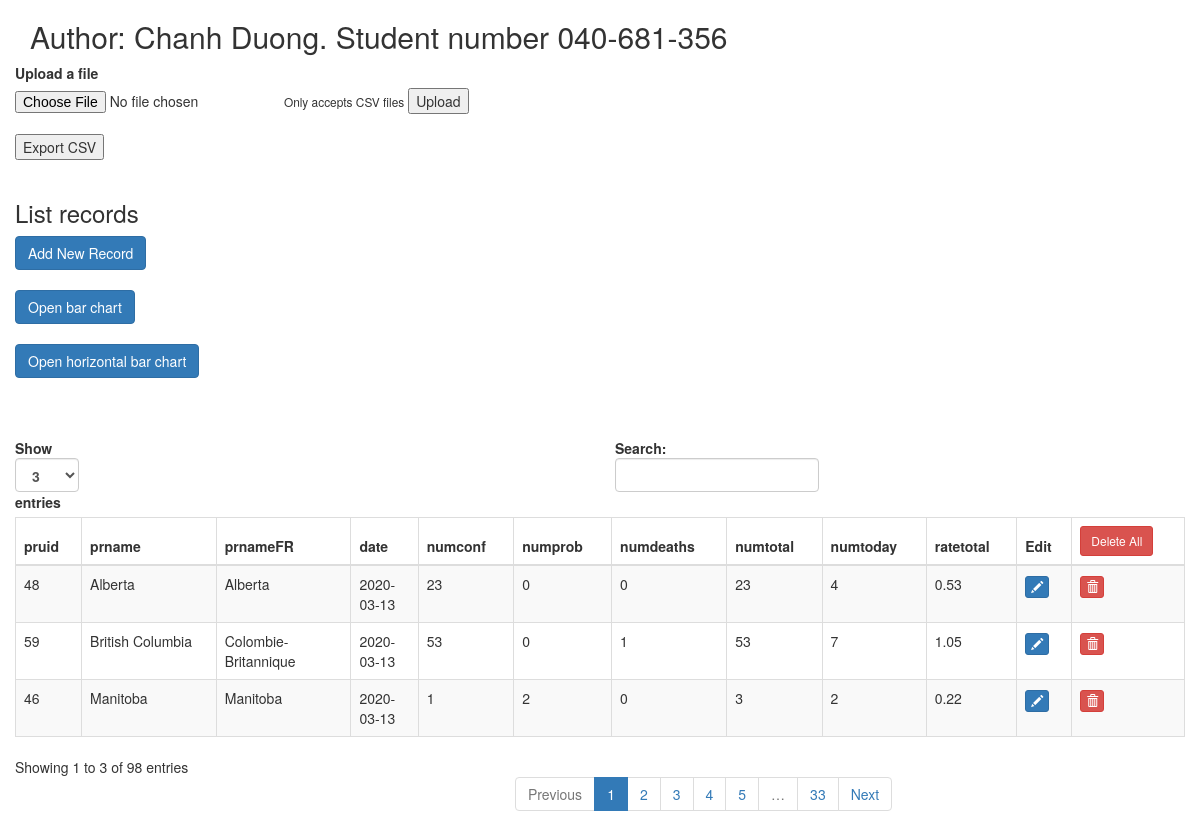
Screenshot of /csvapp/sort_prname_Ascending/ with the database file from the repository.
### csvapp/models.py (models this page shows, shortened)
class Record(models.Model):
    pruid = models.IntegerField()
    prname = models.CharField(max_length=150)
    prnameFR = models.CharField(max_length=150)
    date = models.DateField(null=True)
    numconf = models.IntegerField()
    numprob = models.IntegerField()
    numdeaths = models.IntegerField()
    numtotal = models.IntegerField()
    numtoday = models.IntegerField()
    ratetotal = models.FloatField()

### csvapp/views.py (the view)
# urls.py: path('sort_prname_Ascending/', views.sort_recordName_Ascending, name='record_sortName_ascending'),
def sort_recordName_Ascending(request):
    recordList = Record.objects.order_by(Lower('prname'))
    context = {'records': recordList}
    return render(request, 'csvapp/record_list.html', context)

### csvapp/templates/csvapp/record_list.html (shortened to what this page needs)
{% extends 'csvapp/base.html'%} {% block content%}
  <form action="" method="POST" enctype="multipart/form-data">
    <label for="file1"> Upload a file</label>
    <input type="file" id="file1" name="file" />
    <small id="small">Only accepts CSV files</small>
    <button type="submit">Upload</button>
  </form>
<br />
<form
  action="{% url 'record_download' %}"
>
  <input type="submit" value="Export CSV" />
</form>
<br />
  <h3>List records</h3>
  <a href="{% url 'record_insert' %}" class="btn btn-primary">Add New Record</a>
  <a href="{% url 'bar_chart' %}" class="btn btn-primary">Open bar chart</a>
  <a href="{% url 'horizontal_bar_chart' %}" class="btn btn-primary">Open horizontal bar chart</a>
  <div class="table-responsive-sm">
    <table
      id="bootstrapdatatable"
      class="table table-striped table-bordered"
      width="100%"
    >
      <thead>
        <th>pruid</th>
        <th>prname</th>
        <th>prnameFR</th>
        <th>date</th>
        <th>numconf</th>
        <th>numprob</th>
        <th>numdeaths</th>
        <th>numtotal</th>
        <th>numtoday</th>
        <th>ratetotal</th>
        <th>Edit</th>
        <th>
          <a
            href="{% url 'record_delete_all' %}"
            class="btn btn-sm btn-danger"
          >Delete All</a>
        </th>
      </thead>
      <tbody>
        {% for record in records %}
        <tr>
          <td>{{record.pruid}}</td>
          <td>{{record.prname}}</td>
          <td>{{record.prnameFR}}</td>
          <td>{{record.date|date:'Y-m-d'}}</td>
          <td>{{record.numconf}}</td>
          <td>{{record.numprob}}</td>
          <td>{{record.numdeaths}}</td>
          <td>{{record.numtotal}}</td>
          <td>{{record.numtoday}}</td>
          <td>{{record.ratetotal}}</td>
          <td>
            <p data-placement="top"  title="Edit">
              <a
                href="{% url 'record_update' record.id %}"
                class="btn btn-primary btn-xs"
                ><span class="glyphicon glyphicon-pencil"></span>
              </a>
            </p>
          </td>
          <td>
            <p data-placement="top"  title="Delete">
              <a
                href="{% url 'record_delete' record.id %}"
                class="btn btn-danger btn-xs"
                ><span class="glyphicon glyphicon-trash"></span
              ></a>
            </p>
          </td>
        </tr>
        {% endfor %}
      </tbody>
    </table>
  </div>
{% endblock content %}

### csvapp/templates/csvapp/base.html (style rules this page uses)
#file1 { display: inline; }
th { width: 1%; white-space: nowrap; }
table.dataTable thead .sorting::after, table.dataTable thead .sorting_asc::after { display:none; }
table.dataTable thead .sorting_desc::after { display:none; }
table.dataTable thead .sorting { background-image: url(https://datatables.net/media/images/sort_both.png); background-repeat: no-repeat; background-position: center right; }
table.dataTable thead .sorting_desc { background-image: url(https://datatables.net/media/images/sort_desc.png); background-repeat: no-repeat; background-position: center right; }

### rows the page displays
Record: pruid "48", prname "Alberta", prnameFR "Alberta", date "2020-03-13", numconf "23", numprob "0", numdeaths "0", numtotal "23", numtoday "4", ratetotal "0.53"
Record: pruid "59", prname "British Columbia", prnameFR "Colombie-Britannique", date "2020-03-13", numconf "53", numprob "0", numdeaths "1", numtotal "53", numtoday "7", ratetotal "1.05"
Record: pruid "46", prname "Manitoba", prnameFR "Manitoba", date "2020-03-13", numconf "1", numprob "2", numdeaths "0", numtotal "3", numtoday "2", ratetotal "0.22"
